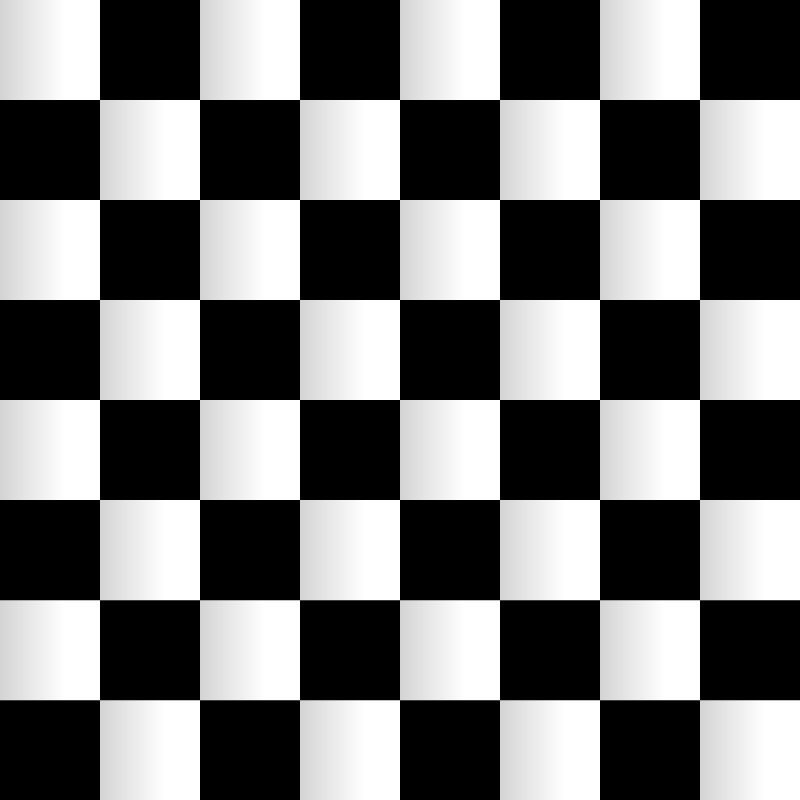
#> input picture Shi_Tomasi_CornerDetection/flat_chessboard.png, 800 x 800 px
$ jupyter execute ShiTomasi.ipynb   (shell and % lines are left out)
#> lines starting #> are read from the running program, lines starting #| are printed output that depends on the picture; after the words box and inside, x2 and y2 are one past the last pixel; in counts of white or black regions, pixels touching at a corner belong together
# Shi Tomasi Corner Detection and Good Features to Track

[cell 1]
import cv2

[cell 2]
import matplotlib.pyplot as plt
import numpy as np

## For flat images

[cell 3]
flat_chessboard = cv2.imread('flat_chessboard.png')
#> flat_chessboard is the input picture: shape (800, 800, 3); min 0, max 255, mean 120.5
flat_chessboard = cv2.cvtColor(flat_chessboard, cv2.COLOR_BGR2RGB)
plt.imshow(flat_chessboard)

[cell 4]
gray_flat_chessboard = cv2.cvtColor(flat_chessboard, cv2.COLOR_BGR2GRAY)
plt.imshow(gray_flat_chessboard, cmap='gray')

[cell 5]
corners_tracked = cv2.goodFeaturesToTrack(image=gray_flat_chessboard, maxCorners=64, qualityLevel=0.01, minDistance=10) # corner finding function
#> corners_tracked = 49 rows, first 8: [599, 500], [399, 500], [199, 500], [699, 499], [499, 499], [299, 499], [99, 499], [699, 400]
# [5 lines of commented-out code are left out]

corners_tracked = np.int0(corners_tracked) # converts floating point values of corners_detected to int values

for i in corners_tracked:
    x, y = i.ravel() # flattens the array into a 1-D array in-place
    cv2.circle(flat_chessboard, (x, y), 10, (255, 0, 0), -1) # drawing a circle wherever corners were detected
#> this loop made 49 passes
#> (x, y) on passes 1 to 12: (599, 500), (399, 500), (199, 500), (699, 499), (499, 499), (299, 499), (99, 499), (699, 400), (499, 400), (299, 400), (99, 400), (599, 399)
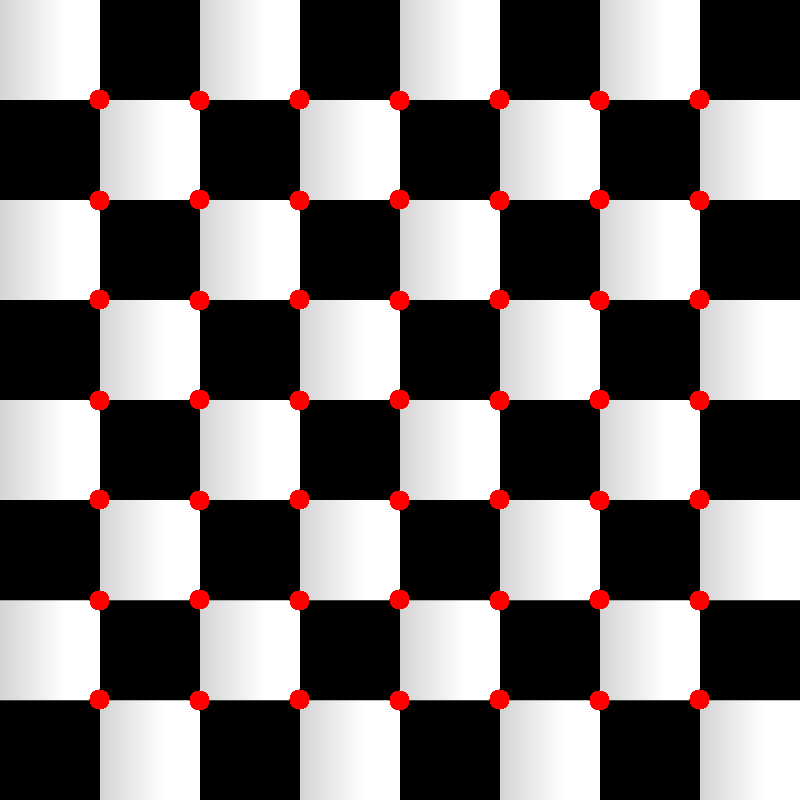
#> flat_chessboard: shape (800, 800, 3); 2.43% of pixels changed, all inside (x1, y1, x2, y2) = (89, 89, 710, 711)

plt.imshow(flat_chessboard)

## For real world images

[cell 6]
real_chess = cv2.imread('real_ch.jpg')
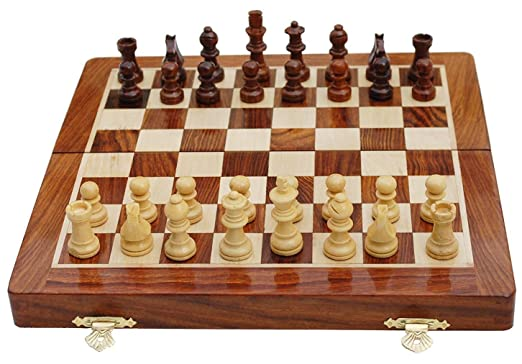
#> input picture Shi_Tomasi_CornerDetection/real_ch.jpg, 522 x 364 px
#> real_chess is the input picture: shape (364, 522, 3); mean B, G, R 135.9, 156.8, 187.3
real_chess = cv2.cvtColor(real_chess, cv2.COLOR_BGR2RGB)
plt.imshow(real_chess)

[cell 7]
gray_chessboard = cv2.cvtColor(real_chess, cv2.COLOR_BGR2GRAY)
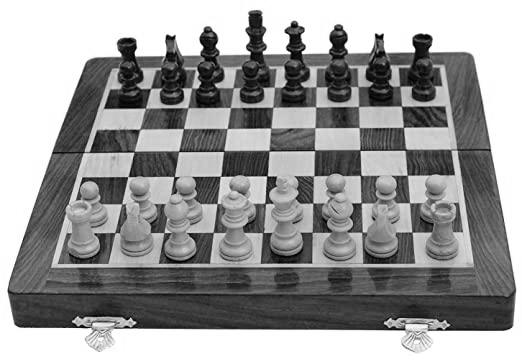
#> gray_chessboard: shape (364, 522); min 0, max 255, mean 154
plt.imshow(gray_chessboard, cmap='gray')

[cell 8]
corners_tracked = cv2.goodFeaturesToTrack(gray_chessboard, 80, 0.01, 10)
#> corners_tracked = 80 rows, first 8: [382, 34], [174, 36], [289, 53], [72, 321], [135, 322], [302, 52], [222, 175], [133, 153]

corners = np.int0(corners_tracked)
#> corners has the same summary as corners_tracked

for i in corners_tracked:
    x,y = i.ravel()
    cv2.circle(real_chess, (x,y), 4, (255, 0, 0), -1)
#> this loop made 80 passes
#> (x, y) on passes 1 to 12: (382, 34), (174, 36), (289, 53), (72, 321), (135, 322), (302, 52), (222, 175), (133, 153), (384, 323), (127, 177), (404, 329), (268, 175)
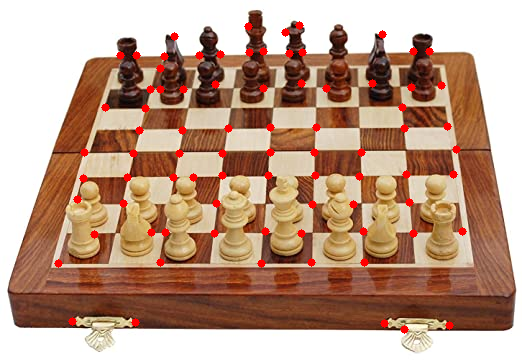
#> real_chess: shape (364, 522, 3); mean R, G, B 189.2, 154.1, 133.6

plt.imshow(real_chess)
